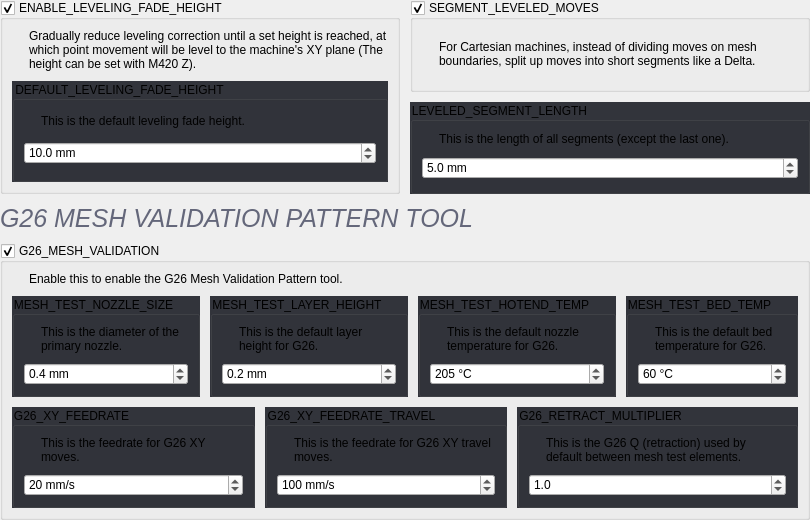
    <widget class="QWidget" name="widget_6" native="true">
     <layout class="QGridLayout" name="gridLayout_20" columnstretch="2,1,1">
      <property name="leftMargin">
       <number>0</number>
      </property>
      <property name="topMargin">
       <number>0</number>
      </property>
      <property name="rightMargin">
       <number>0</number>
      </property>
      <property name="bottomMargin">
       <number>0</number>
      </property>
      <property name="spacing">
       <number>10</number>
      </property>
      <item row="0" column="0" rowspan="2">
       <widget class="QGroupBox" name="uEnableLevelingFadeHeightBox">
        <property name="title">
         <string>ENABLE_LEVELING_FADE_HEIGHT</string>
        </property>
        <property name="checkable">
         <bool>true</bool>
        </property>
        <layout class="QGridLayout" name="gridLayout_21">
         <property name="spacing">
          <number>10</number>
         </property>
         <item row="0" column="0">
          <widget class="QLabel" name="label_51">
           <property name="sizePolicy">
            <sizepolicy hsizetype="Fixed" vsizetype="Fixed">
             <horstretch>0</horstretch>
             <verstretch>0</verstretch>
            </sizepolicy>
           </property>
           <property name="text">
            <string/>
           </property>
           <property name="pixmap">
            <pixmap>:/info_FILL0_wght100_GRAD0_opsz20.svg</pixmap>
           </property>
          </widget>
         </item>
         <item row="0" column="1">
          <widget class="QLabel" name="label_52">
           <property name="text">
            <string>Gradually reduce leveling correction until a set height is reached, at which point movement will be level to the machine's XY plane (The height can be set with M420 Z&lt;height&gt;).</string>
           </property>
           <property name="wordWrap">
            <bool>true</bool>
           </property>
          </widget>
         </item>
         <item row="1" column="0" colspan="2">
          <widget class="QGroupBox" name="groupBox_15">
           <property name="focusPolicy">
            <enum>Qt::StrongFocus</enum>
           </property>
           <property name="styleSheet">
            <string notr="true">QGroupBox:!disabled {
	background: rgb(50, 52, 59);
}</string>
           </property>
           <property name="title">
            <string>DEFAULT_LEVELING_FADE_HEIGHT</string>
           </property>
           <layout class="QGridLayout" name="gridLayout_23">
            <property name="spacing">
             <number>10</number>
            </property>
            <item row="0" column="0">
             <widget class="QLabel" name="label_49">
              <property name="sizePolicy">
               <sizepolicy hsizetype="Fixed" vsizetype="Fixed">
                <horstretch>0</horstretch>
                <verstretch>0</verstretch>
               </sizepolicy>
              </property>
              <property name="text">
               <string/>
              </property>
              <property name="pixmap">
               <pixmap>:/info_FILL0_wght100_GRAD0_opsz20.svg</pixmap>
              </property>
             </widget>
            </item>
            <item row="0" column="1">
             <widget class="QLabel" name="label_50">
              <property name="text">
               <string>This is the default leveling fade height.</string>
              </property>
              <property name="wordWrap">
               <bool>true</bool>
              </property>
             </widget>
            </item>
            <item row="1" column="0" colspan="2">
             <widget class="QDoubleSpinBox" name="uDefaultLevelingFadeHeightSpinBox">
              <property name="suffix">
               <string> mm</string>
              </property>
              <property name="decimals">
               <number>1</number>
              </property>
              <property name="stepType">
               <enum>QAbstractSpinBox::AdaptiveDecimalStepType</enum>
              </property>
              <property name="value">
               <double>10.000000000000000</double>
              </property>
             </widget>
            </item>
           </layout>
          </widget>
         </item>
        </layout>
       </widget>
      </item>
      <item row="3" column="0" colspan="3">
       <widget class="QGroupBox" name="uG26MeshValidationBox">
        <property name="title">
         <string>G26_MESH_VALIDATION</string>
        </property>
        <property name="checkable">
         <bool>true</bool>
        </property>
        <layout class="QGridLayout" name="gridLayout_24">
         <property name="spacing">
          <number>10</number>
         </property>
         <item row="0" column="0">
          <widget class="QLabel" name="label_29">
           <property name="sizePolicy">
            <sizepolicy hsizetype="Fixed" vsizetype="Fixed">
             <horstretch>0</horstretch>
             <verstretch>0</verstretch>
            </sizepolicy>
           </property>
           <property name="text">
            <string/>
           </property>
           <property name="pixmap">
            <pixmap>:/info_FILL0_wght100_GRAD0_opsz20.svg</pixmap>
           </property>
          </widget>
         </item>
         <item row="0" column="1">
          <widget class="QLabel" name="label_30">
           <property name="text">
            <string>Enable this to enable the G26 Mesh Validation Pattern tool.</string>
           </property>
           <property name="wordWrap">
            <bool>true</bool>
           </property>
          </widget>
         </item>
         <item row="1" column="0" colspan="2">
          <widget class="QWidget" name="widget_7" native="true">
           <layout class="QGridLayout" name="gridLayout_25">
            <property name="leftMargin">
             <number>0</number>
            </property>
            <property name="topMargin">
             <number>0</number>
            </property>
            <property name="rightMargin">
             <number>0</number>
            </property>
            <property name="bottomMargin">
             <number>0</number>
            </property>
            <property name="spacing">
             <number>10</number>
            </property>
            <item row="0" column="1">
             <widget class="QGroupBox" name="groupBox_20">
              <property name="focusPolicy">
               <enum>Qt::StrongFocus</enum>
              </property>
              <property name="styleSheet">
               <string notr="true">QGroupBox:!disabled {
	background: rgb(50, 52, 59);
}</string>
              </property>
              <property name="title">
               <string>MESH_TEST_LAYER_HEIGHT</string>
              </property>
              <layout class="QGridLayout" name="gridLayout_28">
               <property name="spacing">
                <number>10</number>
               </property>
               <item row="0" column="0">
                <widget class="QLabel" name="label_33">
                 <property name="sizePolicy">
                  <sizepolicy hsizetype="Fixed" vsizetype="Fixed">
                   <horstretch>0</horstretch>
                   <verstretch>0</verstretch>
                  </sizepolicy>
                 </property>
                 <property name="text">
                  <string/>
                 </property>
                 <property name="pixmap">
                  <pixmap>:/info_FILL0_wght100_GRAD0_opsz20.svg</pixmap>
                 </property>
                </widget>
               </item>
               <item row="0" column="1">
                <widget class="QLabel" name="label_34">
                 <property name="text">
                  <string>This is the default layer height for G26.</string>
                 </property>
                 <property name="wordWrap">
                  <bool>true</bool>
                 </property>
                </widget>
               </item>
               <item row="1" column="0" colspan="2">
                <widget class="QDoubleSpinBox" name="uMeshTestLayerHeightSpinBox">
                 <property name="suffix">
                  <string> mm</string>
                 </property>
                 <property name="decimals">
                  <number>1</number>
                 </property>
                 <property name="maximum">
                  <double>10.000000000000000</double>
                 </property>
                 <property name="stepType">
                  <enum>QAbstractSpinBox::AdaptiveDecimalStepType</enum>
                 </property>
                 <property name="value">
                  <double>0.200000000000000</double>
                 </property>
                </widget>
               </item>
              </layout>
             </widget>
            </item>
            <item row="0" column="0">
             <widget class="QGroupBox" name="groupBox_19">
              <property name="focusPolicy">
               <enum>Qt::StrongFocus</enum>
              </property>
              <property name="styleSheet">
               <string notr="true">QGroupBox:!disabled {
	background: rgb(50, 52, 59);
}</string>
              </property>
              <property name="title">
               <string>MESH_TEST_NOZZLE_SIZE</string>
              </property>
              <layout class="QGridLayout" name="gridLayout_27">
               <property name="spacing">
                <number>10</number>
               </property>
               <item row="0" column="0">
                <widget class="QLabel" name="label_31">
                 <property name="sizePolicy">
                  <sizepolicy hsizetype="Fixed" vsizetype="Fixed">
                   <horstretch>0</horstretch>
                   <verstretch>0</verstretch>
                  </sizepolicy>
                 </property>
                 <property name="text">
                  <string/>
                 </property>
                 <property name="pixmap">
                  <pixmap>:/info_FILL0_wght100_GRAD0_opsz20.svg</pixmap>
                 </property>
                </widget>
               </item>
               <item row="0" column="1">
                <widget class="QLabel" name="label_32">
                 <property name="text">
                  <string>This is the diameter of the primary nozzle.</string>
                 </property>
                 <property name="wordWrap">
                  <bool>true</bool>
                 </property>
                </widget>
               </item>
               <item row="1" column="0" colspan="2">
                <widget class="QDoubleSpinBox" name="uMeshTestNozzleSizeSpinBox">
                 <property name="suffix">
                  <string> mm</string>
                 </property>
                 <property name="decimals">
                  <number>1</number>
                 </property>
                 <property name="maximum">
                  <double>10.000000000000000</double>
                 </property>
                 <property name="stepType">
                  <enum>QAbstractSpinBox::AdaptiveDecimalStepType</enum>
                 </property>
                 <property name="value">
                  <double>0.400000000000000</double>
                 </property>
                </widget>
               </item>
              </layout>
             </widget>
            </item>
            <item row="0" column="2">
             <widget class="QGroupBox" name="groupBox_21">
              <property name="focusPolicy">
               <enum>Qt::StrongFocus</enum>
              </property>
              <property name="styleSheet">
               <string notr="true">QGroupBox:!disabled {
	background: rgb(50, 52, 59);
}</string>
              </property>
              <property name="title">
               <string>MESH_TEST_HOTEND_TEMP</string>
              </property>
              <layout class="QGridLayout" name="gridLayout_30">
               <property name="spacing">
                <number>10</number>
               </property>
               <item row="0" column="0">
                <widget class="QLabel" name="label_35">
                 <property name="sizePolicy">
                  <sizepolicy hsizetype="Fixed" vsizetype="Fixed">
                   <horstretch>0</horstretch>
                   <verstretch>0</verstretch>
                  </sizepolicy>
                 </property>
                 <property name="text">
                  <string/>
                 </property>
                 <property name="pixmap">
                  <pixmap>:/info_FILL0_wght100_GRAD0_opsz20.svg</pixmap>
                 </property>
                </widget>
               </item>
               <item row="0" column="1">
                <widget class="QLabel" name="label_36">
                 <property name="text">
                  <string>This is the default nozzle temperature for G26.</string>
                 </property>
                 <property name="wordWrap">
                  <bool>true</bool>
                 </property>
                </widget>
               </item>
               <item row="1" column="0" colspan="2">
                <widget class="QSpinBox" name="uMeshTestHotendTempSpinBox">
                 <property name="suffix">
                  <string> °C</string>
                 </property>
                 <property name="maximum">
                  <number>1000</number>
                 </property>
                 <property name="stepType">
                  <enum>QAbstractSpinBox::AdaptiveDecimalStepType</enum>
                 </property>
                 <property name="value">
                  <number>205</number>
                 </property>
                </widget>
               </item>
              </layout>
             </widget>
            </item>
            <item row="0" column="3">
             <widget class="QGroupBox" name="groupBox_22">
              <property name="focusPolicy">
               <enum>Qt::StrongFocus</enum>
              </property>
              <property name="styleSheet">
               <string notr="true">QGroupBox:!disabled {
	background: rgb(50, 52, 59);
}</string>
              </property>
              <property name="title">
               <string>MESH_TEST_BED_TEMP</string>
              </property>
              <layout class="QGridLayout" name="gridLayout_29">
               <property name="spacing">
                <number>10</number>
               </property>
               <item row="0" column="0">
                <widget class="QLabel" name="label_37">
                 <property name="sizePolicy">
                  <sizepolicy hsizetype="Fixed" vsizetype="Fixed">
                   <horstretch>0</horstretch>
                   <verstretch>0</verstretch>
                  </sizepolicy>
                 </property>
                 <property name="text">
                  <string/>
                 </property>
                 <property name="pixmap">
                  <pixmap>:/info_FILL0_wght100_GRAD0_opsz20.svg</pixmap>
                 </property>
                </widget>
               </item>
               <item row="0" column="1">
                <widget class="QLabel" name="label_38">
                 <property name="text">
                  <string>This is the default bed temperature for G26.</string>
                 </property>
                 <property name="wordWrap">
                  <bool>true</bool>
                 </property>
                </widget>
               </item>
               <item row="1" column="0" colspan="2">
                <widget class="QSpinBox" name="uMeshTestBedTempSpinBox">
                 <property name="suffix">
                  <string> °C</string>
                 </property>
                 <property name="maximum">
                  <number>1000</number>
                 </property>
                 <property name="stepType">
                  <enum>QAbstractSpinBox::AdaptiveDecimalStepType</enum>
                 </property>
                 <property name="value">
                  <number>60</number>
                 </property>
                </widget>
               </item>
              </layout>
             </widget>
            </item>
           </layout>
          </widget>
         </item>
         <item row="2" column="0" colspan="2">
          <widget class="QWidget" name="widget_8" native="true">
           <layout class="QGridLayout" name="gridLayout_26">
            <property name="leftMargin">
             <number>0</number>
            </property>
            <property name="topMargin">
             <number>0</number>
            </property>
            <property name="rightMargin">
             <number>0</number>
            </property>
            <property name="bottomMargin">
             <number>0</number>
            </property>
            <property name="spacing">
             <number>10</number>
            </property>
            <item row="0" column="0">
             <widget class="QGroupBox" name="groupBox_23">
              <property name="focusPolicy">
               <enum>Qt::StrongFocus</enum>
              </property>
              <property name="styleSheet">
               <string notr="true">QGroupBox:!disabled {
	background: rgb(50, 52, 59);
}</string>
              </property>
              <property name="title">
               <string>G26_XY_FEEDRATE</string>
              </property>
              <layout class="QGridLayout" name="gridLayout_31">
               <property name="spacing">
                <number>10</number>
               </property>
               <item row="0" column="0">
                <widget class="QLabel" name="label_43">
                 <property name="sizePolicy">
                  <sizepolicy hsizetype="Fixed" vsizetype="Fixed">
                   <horstretch>0</horstretch>
                   <verstretch>0</verstretch>
                  </sizepolicy>
                 </property>
                 <property name="text">
                  <string/>
                 </property>
                 <property name="pixmap">
                  <pixmap>:/info_FILL0_wght100_GRAD0_opsz20.svg</pixmap>
                 </property>
                </widget>
               </item>
               <item row="0" column="1">
                <widget class="QLabel" name="label_44">
                 <property name="text">
                  <string>This is the feedrate for G26 XY moves.</string>
                 </property>
                 <property name="wordWrap">
                  <bool>true</bool>
                 </property>
                </widget>
               </item>
               <item row="1" column="0" colspan="2">
                <widget class="QSpinBox" name="uG26XyFeedrateSpinBox">
                 <property name="suffix">
                  <string> mm/s</string>
                 </property>
                 <property name="prefix">
                  <string/>
                 </property>
                 <property name="maximum">
                  <number>1000</number>
                 </property>
                 <property name="stepType">
                  <enum>QAbstractSpinBox::AdaptiveDecimalStepType</enum>
                 </property>
                 <property name="value">
                  <number>20</number>
                 </property>
                </widget>
               </item>
              </layout>
             </widget>
            </item>
            <item row="0" column="1">
             <widget class="QGroupBox" name="groupBox_24">
              <property name="focusPolicy">
               <enum>Qt::StrongFocus</enum>
              </property>
              <property name="styleSheet">
               <string notr="true">QGroupBox:!disabled {
	background: rgb(50, 52, 59);
}</string>
              </property>
              <property name="title">
               <string>G26_XY_FEEDRATE_TRAVEL</string>
              </property>
              <layout class="QGridLayout" name="gridLayout_32">
               <property name="spacing">
                <number>10</number>
               </property>
               <item row="0" column="0">
                <widget class="QLabel" name="label_41">
                 <property name="sizePolicy">
                  <sizepolicy hsizetype="Fixed" vsizetype="Fixed">
                   <horstretch>0</horstretch>
                   <verstretch>0</verstretch>
                  </sizepolicy>
                 </property>
                 <property name="text">
                  <string/>
                 </property>
                 <property name="pixmap">
                  <pixmap>:/info_FILL0_wght100_GRAD0_opsz20.svg</pixmap>
                 </property>
                </widget>
               </item>
               <item row="0" column="1">
                <widget class="QLabel" name="label_42">
                 <property name="text">
                  <string>This is the feedrate for G26 XY travel moves.</string>
                 </property>
                 <property name="wordWrap">
                  <bool>true</bool>
                 </property>
                </widget>
               </item>
               <item row="1" column="0" colspan="2">
                <widget class="QSpinBox" name="uG26XyFeedrateTravelSpinBox">
                 <property name="suffix">
                  <string> mm/s</string>
                 </property>
                 <property name="prefix">
                  <string/>
                 </property>
                 <property name="maximum">
                  <number>1000</number>
                 </property>
                 <property name="stepType">
                  <enum>QAbstractSpinBox::AdaptiveDecimalStepType</enum>
                 </property>
                 <property name="value">
                  <number>100</number>
                 </property>
                </widget>
               </item>
              </layout>
             </widget>
            </item>
            <item row="0" column="2">
             <widget class="QGroupBox" name="groupBox_25">
              <property name="focusPolicy">
               <enum>Qt::StrongFocus</enum>
              </property>
              <property name="styleSheet">
               <string notr="true">QGroupBox:!disabled {
	background: rgb(50, 52, 59);
}</string>
              </property>
              <property name="title">
               <string>G26_RETRACT_MULTIPLIER</string>
              </property>
              <layout class="QGridLayout" name="gridLayout_33">
               <property name="spacing">
                <number>10</number>
               </property>
               <item row="0" column="0">
                <widget class="QLabel" name="label_39">
                 <property name="sizePolicy">
                  <sizepolicy hsizetype="Fixed" vsizetype="Fixed">
                   <horstretch>0</horstretch>
                   <verstretch>0</verstretch>
                  </sizepolicy>
                 </property>
                 <property name="text">
                  <string/>
                 </property>
                 <property name="pixmap">
                  <pixmap>:/info_FILL0_wght100_GRAD0_opsz20.svg</pixmap>
                 </property>
                </widget>
               </item>
               <item row="0" column="1">
                <widget class="QLabel" name="label_40">
                 <property name="text">
                  <string>This is the G26 Q (retraction) used by default between mesh test elements.</string>
                 </property>
                 <property name="wordWrap">
                  <bool>true</bool>
                 </property>
                </widget>
               </item>
               <item row="1" column="0" colspan="2">
                <widget class="QDoubleSpinBox" name="uG26RetractMultiplierSpinBox">
                 <property name="decimals">
                  <number>1</number>
                 </property>
                 <property name="stepType">
                  <enum>QAbstractSpinBox::AdaptiveDecimalStepType</enum>
                 </property>
                 <property name="value">
                  <double>1.000000000000000</double>
                 </property>
                </widget>
               </item>
              </layout>
             </widget>
            </item>
           </layout>
          </widget>
         </item>
        </layout>
       </widget>
      </item>
      <item row="0" column="1" colspan="2">
       <widget class="QGroupBox" name="uSegmentLeveledMovesBox">
        <property name="title">
         <string>SEGMENT_LEVELED_MOVES</string>
        </property>
        <property name="checkable">
         <bool>true</bool>
        </property>
        <layout class="QGridLayout" name="gridLayout_34">
         <property name="spacing">
          <number>10</number>
         </property>
         <item row="0" column="0">
          <widget class="QLabel" name="label_45">
           <property name="sizePolicy">
            <sizepolicy hsizetype="Fixed" vsizetype="Fixed">
             <horstretch>0</horstretch>
             <verstretch>0</verstretch>
            </sizepolicy>
           </property>
           <property name="text">
            <string/>
           </property>
           <property name="pixmap">
            <pixmap>:/info_FILL0_wght100_GRAD0_opsz20.svg</pixmap>
           </property>
          </widget>
         </item>
         <item row="0" column="1">
          <widget class="QLabel" name="label_46">
           <property name="text">
            <string>For Cartesian machines, instead of dividing moves on mesh boundaries, split up moves into short segments like a Delta.</string>
           </property>
           <property name="wordWrap">
            <bool>true</bool>
           </property>
          </widget>
         </item>
        </layout>
       </widget>
      </item>
      <item row="1" column="1" colspan="2">
       <widget class="QGroupBox" name="uLeveledSegmentLengthBox">
        <property name="focusPolicy">
         <enum>Qt::StrongFocus</enum>
        </property>
        <property name="styleSheet">
         <string notr="true">QGroupBox:!disabled {
	background: rgb(50, 52, 59);
}</string>
        </property>
        <property name="title">
         <string>LEVELED_SEGMENT_LENGTH</string>
        </property>
        <layout class="QGridLayout" name="gridLayout_22">
         <property name="spacing">
          <number>10</number>
         </property>
         <item row="0" column="0">
          <widget class="QLabel" name="label_47">
           <property name="sizePolicy">
            <sizepolicy hsizetype="Fixed" vsizetype="Fixed">
             <horstretch>0</horstretch>
             <verstretch>0</verstretch>
            </sizepolicy>
           </property>
           <property name="text">
            <string/>
           </property>
           <property name="pixmap">
            <pixmap>:/info_FILL0_wght100_GRAD0_opsz20.svg</pixmap>
           </property>
          </widget>
         </item>
         <item row="0" column="1">
          <widget class="QLabel" name="label_48">
           <property name="text">
            <string>This is the length of all segments (except the last one).</string>
           </property>
           <property name="wordWrap">
            <bool>true</bool>
           </property>
          </widget>
         </item>
         <item row="1" column="0" colspan="2">
          <widget class="QDoubleSpinBox" name="uLeveledSegmentLengthSpinBox">
           <property name="suffix">
            <string> mm</string>
           </property>
           <property name="decimals">
            <number>1</number>
           </property>
           <property name="stepType">
            <enum>QAbstractSpinBox::AdaptiveDecimalStepType</enum>
           </property>
           <property name="value">
            <double>5.000000000000000</double>
           </property>
          </widget>
         </item>
        </layout>
       </widget>
      </item>
      <item row="2" column="0" colspan="3">
       <widget class="QLabel" name="label_54">
        <property name="styleSheet">
         <string notr="true">QLabel {
	color: rgb(100, 103, 122);
	font-size: 25px;
	font-family: &quot;Source Sans Pro Light&quot;;
	font-style: italic;
}
</string>
        </property>
        <property name="text">
         <string>G26 MESH VALIDATION PATTERN TOOL</string>
        </property>
       </widget>
      </item>
     </layout>
    </widget>
